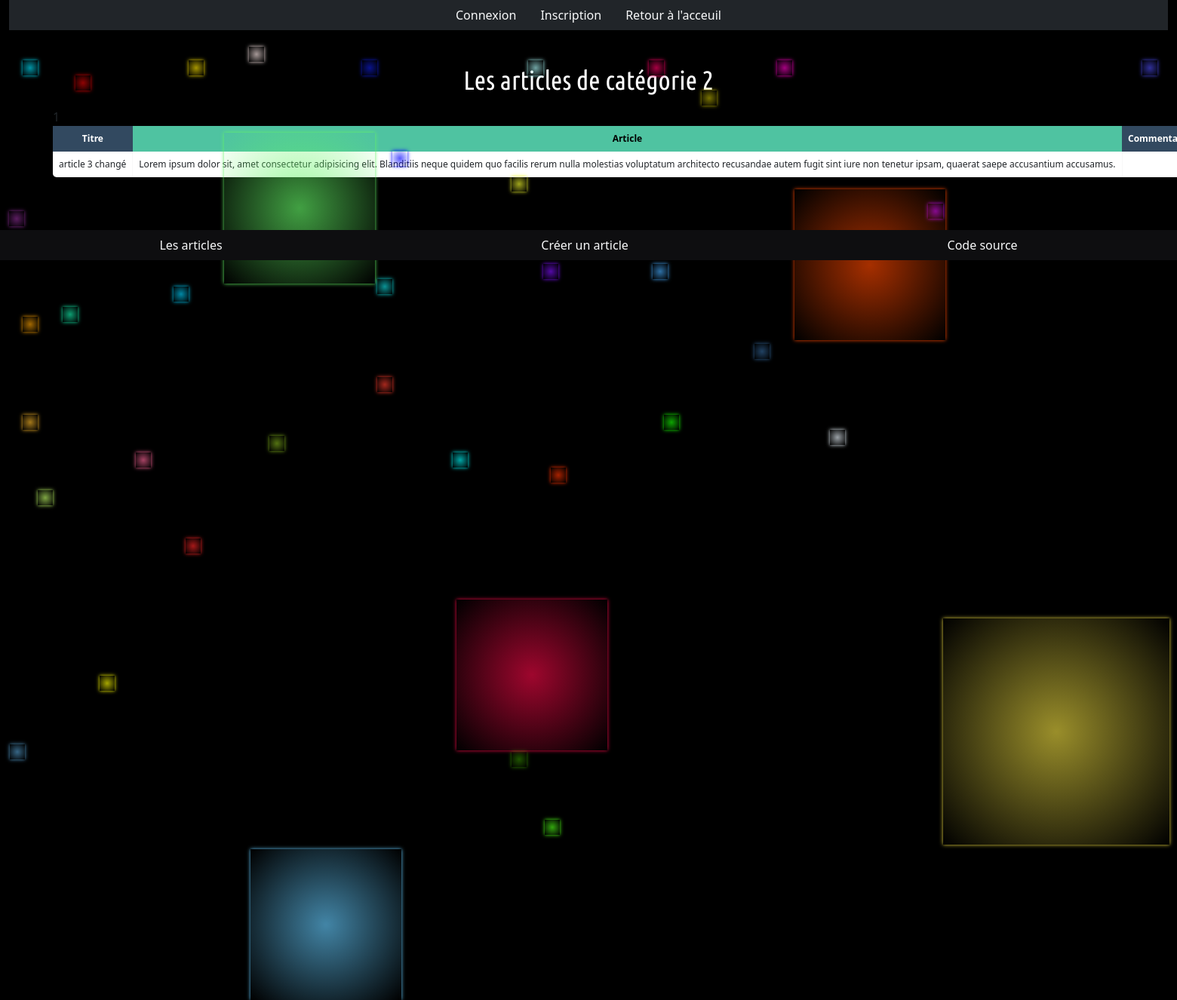
Screenshot of /PHP/cat2.php with the database file from the repository.
### tables this page shows
CREATE TABLE `articles` (
  `id` int(11) NOT NULL,
  `title` varchar(255) NOT NULL,
  `article` text NOT NULL,
  `id_utilisateur` int(11) NOT NULL,
  `id_categorie` int(11) NOT NULL,
  `date` timestamp NOT NULL DEFAULT current_timestamp() ON UPDATE current_timestamp()
);

### PHP/cat2.php (the view, shortened to what this page needs)
<?php
require_once('configuration.php');
$articles_par_page = 5;
$allArticlesRequest = $db->query('SELECT * FROM `articles` WHERE `id_categorie` =2 ORDER BY `id`');
$articles = $allArticlesRequest->rowCount();
$allPages = ceil($articles/$articles_par_page);
if(isset($_GET['page']) AND !empty($_GET['page']) AND $_GET['page'] > 0 AND $_GET['page'] <= $allPages)
{
  $_GET['page'] = intval($_GET['page']);
  $pageActuelle = $_GET['page'];
}
else
{
  $pageActuelle = 1;
}
$start = ($pageActuelle-1)*$articles_par_page;
?>
<!DOCTYPE html>
<html lang="fr">
  <head>
    <link href="https://cdn.jsdelivr.net/npm/bootstrap@5.1.3/dist/css/bootstrap.min.css" rel="stylesheet">
    <link rel="stylesheet" href="../CSS/blog.css">
  </head>
  <body>
    <div class=" container-fluid gray">
      <header>
        <?php
        include ("header-articles.php");
        ?>
      </header>
    </div>
    <main class="footer-auto-bottom">
      <div class="background">
        <i></i><i></i><i></i><i></i><i></i><i></i><i></i><i></i><i></i><i></i><i></i><i></i><i></i><i></i><i></i><i></i><i></i><i></i><i></i><i></i><i></i><i></i><i></i><i></i><i></i><i></i><i></i><i></i><i></i><i></i><i></i><i></i><i></i><i></i><i></i><i></i><i></i><i></i><i></i><i></i>
      </div>
      <div class="titre-index-zone">
          <p1 class="titre-index">Les articles de catégorie 2</p1><br />
        </div>
        <article>
          <div class="table-wrapper">
            <table class="fl-table">
              <thead>
                <tr>
                  <th>Titre</th>
                  <th>Article</th>
                  <th>Commentaire</th>
                </tr>
              </thead>
              <tbody>
                <?php
                $articles = $db->query('SELECT * FROM `articles` WHERE `id_categorie` =2 ORDER BY `id` DESC LIMIT '.$start.','.$articles_par_page);
                while ($data = $articles->fetch())
                {
                  ?>
                  <tr>
                    <td><?php echo $data['title']; ?></td>
                    <td><?php echo $data['article']; ?></td>
                  </tr>
              </tbody>
              <?php
              }
              ?>
            </table>
          </div>
        </article>
        <footer>
          <?php
          include('footer2.php');
          ?>
          </footer>
      </body>
</html>

### rows the page displays
articles: title "article 3 changé", article "Lorem ipsum dolor sit, amet consectetur adipisicing elit. Blanditiis neque quidem quo facilis rerum nulla molestias voluptatum architecto recusandae autem fugit sint iure non tenetur ipsam, quaerat saepe accusantium accusamus."
